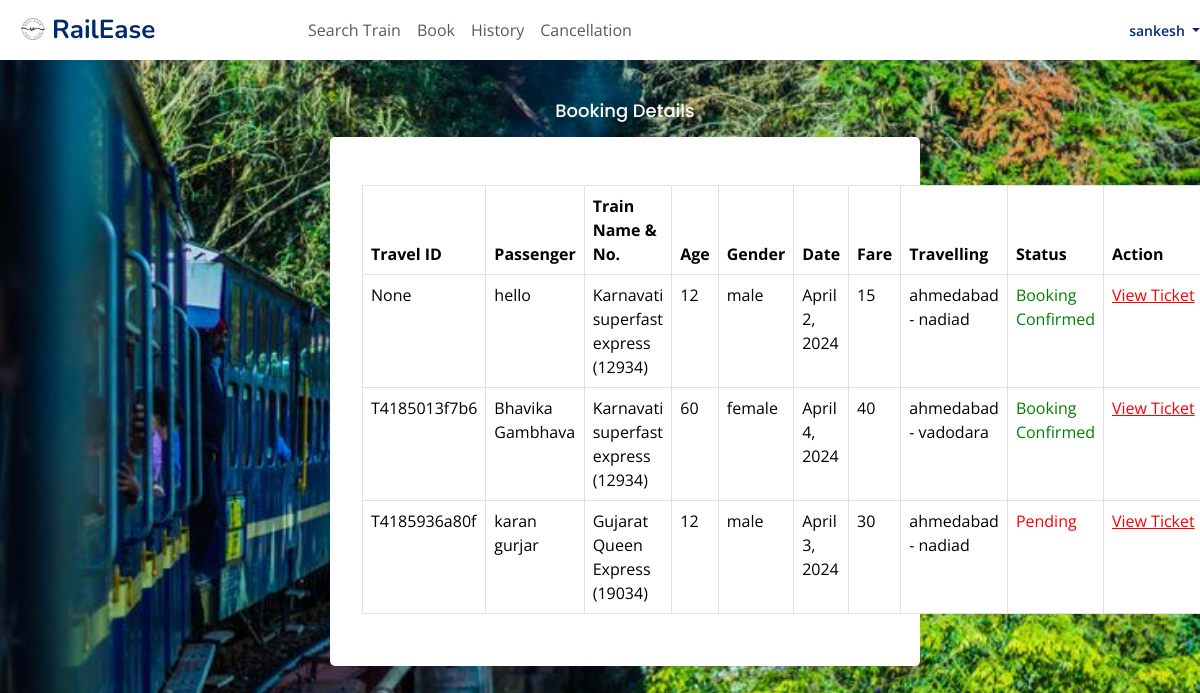
The app's page /my_booking/ (signed in), older data.
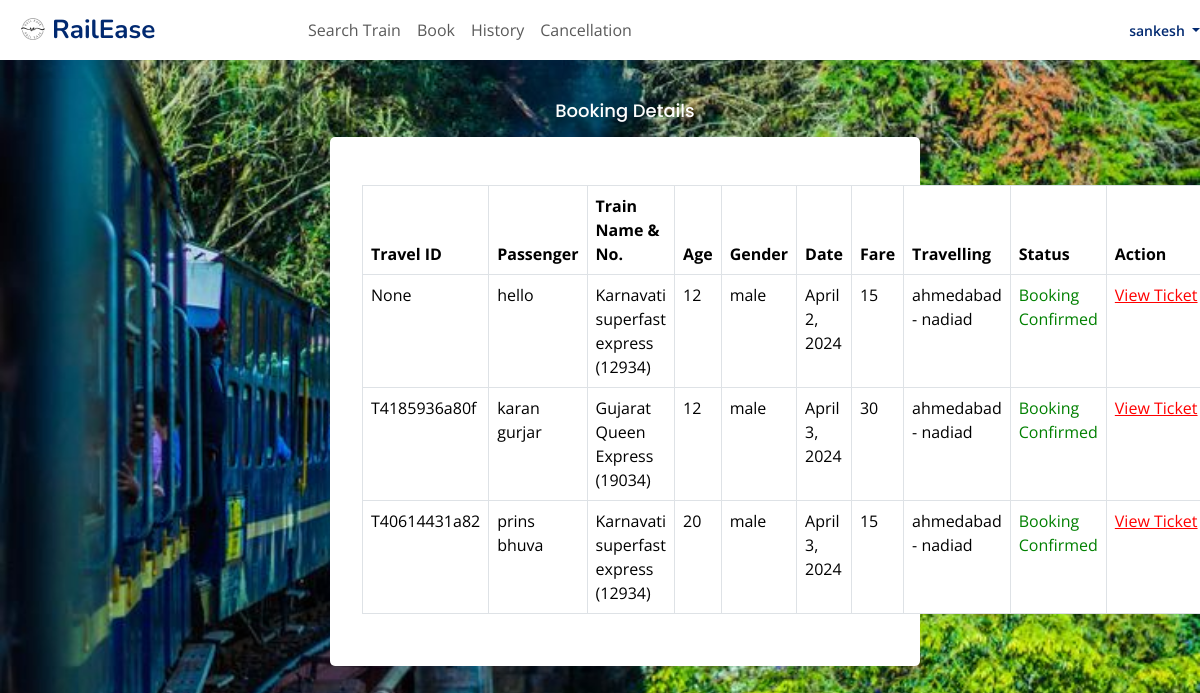
The same page, newer data.
### home/models.py (models this page shows, shortened)
class Travel(models.Model):
    user = models.ForeignKey(Register, on_delete=models.CASCADE, null=True)
    train = models.ForeignKey(Train, on_delete=models.CASCADE, null=True)
    name = models.CharField(max_length=100, null=True)
    travel_id = models.CharField(max_length=100, null=True, unique=True)  # Make it unique
    age = models.IntegerField(null=True)
    gender = models.CharField(max_length=30, null=True)
    route = models.CharField(max_length=100, null=True)
    status = models.CharField(max_length=30, null=True)
    date1 = models.DateField(null=True)
    fare = models.IntegerField(null=True)

class Train(models.Model):
    train_number = models.CharField(max_length=50, primary_key = True)
    train_name = models.CharField(max_length=100)
    origin = models.CharField(max_length=100)
    destination = models.CharField(max_length=100)
    departure_time = models.TimeField()
    arrival_time = models.TimeField()
    capacity = models.PositiveIntegerField()

### home/views.py (the view)
# urls.py: path('my_booking/',my_booking,name="my_booking"),
def my_booking(request):
    if not request.user.is_authenticated:
        return redirect('user_login')
    user2 = User.objects.filter(username=request.user.username).get()
    user1 = Register.objects.filter(user=user2).get()
    pro = Travel.objects.filter(user=user1)
    book = Book.objects.filter(user=user1)
    d = {'user':user1,'pro':pro,'book':book}
    return render(request,'my_booking.html',d)

### home/templates/my_booking.html (shortened to what this page needs)
{% extends "basic1.html" %}
{% block cont %}
<main id="main" class="main">
  <center>
    <h2 class="card-title" style=" color:white; ">Booking Details</h2>
  </center>
  <div class="card">
    <div class="card-body mt-5 mb-3">
      <div class="container">
        {% if pro %}
          <table class="table table-bordered" id="myTable">
            <thead style="color: white; background-color: #333">
              <tr>
                <th>Travel ID</th>
                <th>Passenger</th>
                <th>Train Name & No.</th>
                <th>Age</th>
                <th>Gender</th>
                <th>Date</th>
                <th>Fare</th>
                <th>Travelling</th>
                <th>Status</th>
                <th>Action</th>
              </tr>
            </thead>
            <tbody>
              {% for i in pro %}
                <tr>
                  <td>{{i.travel_id}}</td>
                  <td>{{i.name}}</td>
                  <td>{{ i.train.train_name }} ({{ i.train.train_number }})</td>
                  <td>{{i.age}}</td>
                  <td>{{i.gender}}</td>
                  <td>{{i.date1}}</td>
                  <td>{{i.fare}}</td>
                  <td>{{i.route}}</td>
                  {% if i.status == 'set' %}
                    <td style="color: green">Booking Confirmed</td>
                  {% else %}
                    <td style="color: red">Pending</td>
                  {% endif %}
                  <td>
                    <a href="{% url 'view_ticket' i.id %}" style="color: red"><u>View&nbsp;Ticket</u></a>
                  </td>
                </tr>
              {% endfor %}
            </tbody>
          </table>
        {% else %}
          <p>No booking details found.</p>
        {% endif %}
      </div>
    </div>
  </div>
</main>
{% endblock %}

### home/templates/basic1.html (shortened to what this page needs)
<!DOCTYPE html>
<html lang="en">
  {% load static %}
  <head>
    <link
      href="{% static 'assets/vendor/bootstrap/css/bootstrap.min.css' %}"
      rel="stylesheet"
    />
    <link
      href="{% static 'assets/vendor/bootstrap-icons/bootstrap-icons.css' %}"
      rel="stylesheet"
    />
    <link
      href="{% static 'assets/vendor/boxicons/css/boxicons.min.css' %}"
      rel="stylesheet"
    />
    <link
      href="{% static 'assets/vendor/quill/quill.snow.css' %}"
      rel="stylesheet"
    />
    <link
      href="{% static 'assets/vendor/quill/quill.bubble.css' %}"
      rel="stylesheet"
    />
    <link
      href="{% static 'assets/vendor/remixicon/remixicon.css' %}"
      rel="stylesheet"
    />
    <link
      href="{% static 'assets/vendor/simple-datatables/style.css' %}"
      rel="stylesheet"
    />
    <link href="{% static 'assets/css/style.css' %}" rel="stylesheet" />
    <link href="{% static 'assets/css/new_style_123.css' %}" rel="stylesheet" />
  <link rel="stylesheet" href="//code.jquery.com/ui/1.13.2/themes/base/jquery-ui.css">
<link
  rel="stylesheet"
  href="https://unpkg.com/@trevoreyre/autocomplete-js/dist/style.css"
/>
  </head>
  <body>
    <header id="header" class="header fixed-top d-flex align-items-center">
      <div class="d-flex align-items-center justify-content-between">
        <a href="{% url 'home'%}" class="logo d-flex align-items-center">
          <img src="{%static 'assets/img/logo.png'%}" alt="" />
          <span class="d-none d-lg-block">RailEase</span>
        </a>
      </div>
      <nav class="navbar navbar-expand-lg navbar-light  ">
        <div class="collapse navbar-collapse " id="navbarSupportedContent">
          <ul class="navbar-nav mr-auto">
            <li class="nav-item">
              <a class="nav-link" href="{% url 'get_train'%}">Search Train</a>
            </li>
            <li class="nav-item">
              <a class="nav-link" href="{%url 'get_station'%}">Book</a>
            </li>
            <li class="nav-item">
              <a class="nav-link" href="{%url 'my_booking'%}">History</a>
            </li>
            <li class="nav-item">
              <a class="nav-link" href="{%url 'cancelation'%}">Cancellation</a>
            </li>
          </ul>
        </div>
      </nav>
      <nav class="header-nav ms-auto">
          <ul id="nav-mobile" class="right hide-on-med-and-down">
            {% if request.user.is_authenticated %}
              <a
                class="nav-link nav-profile d-flex align-items-center pe-0"
                href="#"
                data-bs-toggle="dropdown"
              >
                <span class="d-none d-md-block dropdown-toggle ps-2">
                  {{ request.user.username }}
                </span>
              </a>
            {% else %}
              <li class="nav-item">
                <a href="{% url 'user_login' %}" class="custom-login-link">Login</a>
              </li>
            {% endif %}
          </ul>
      </nav>
    </header>
    {% block cont %} {% endblock %}
  </body>
</html>

### static/assets/css/style.css (style rules this page uses)
:root { scroll-behavior: smooth; }
body { font-family: "Open Sans", sans-serif; background: #f6f9ff; color: #444444; }
a { color: #4154f1; text-decoration: none; }
h1, h2, h3, h4, h5, h6 { font-family: "Nunito", sans-serif; }
#main { margin-top: 60px; justify-content: center; padding: 20px 30px; margin-right: 250px; transition: all 0.3s; }
.card { margin-bottom: 30px; border: none; border-radius: 5px; box-shadow: 0px 0 30px rgba(1, 41, 112, 0.1); }
.card-title { padding: 20px 0 15px 0; font-size: 18px; font-weight: 500; color: #012970; font-family: "Poppins", sans-serif; }
.card-body { padding: 0 20px 20px 20px; }
.logo { line-height: 1; }
@media (min-width: 1200px) { .logo { width: 280px; } }
.logo img { max-height: 26px; margin-right: 6px; }
.logo span { font-size: 26px; font-weight: 700; color: #012970; font-family: "Nunito", sans-serif; }
.header { transition: all 0.5s; z-index: 997; height: 60px; box-shadow: 0px 2px 20px rgba(1, 41, 112, 0.1); background-color: #fff; padding-left: 20px; }
.header-nav ul { list-style: none; }
.header-nav>ul { margin: 0; padding: 0; }
.header-nav .nav-profile { color: #012970; }
.header-nav .nav-profile span { font-size: 14px; font-weight: 600; }
@media (min-width: 1200px) { #main, #footer { margin-left: 300px; } }

Row changes from the older to the newer data that the page shows:
removed Travel: travel_id "T4185013f7b6", name "Bhavika Gambhava", train.train_name "Karnavati superfast express", train.train_number "12934", age "60", gender "female", date1 "April 4, 2024", fare "40", route "ahmedabad - vadodara", status "Booking Confirmed"
changed Travel "karan gurjar": status "Pending" → "Booking Confirmed"
added Travel: travel_id "T40614431a82", name "prins bhuva", train.train_name "Karnavati superfast express", train.train_number "12934", age "20", gender "male", date1 "April 3, 2024", fare "15", route "ahmedabad - nadiad", status "Booking Confirmed"
